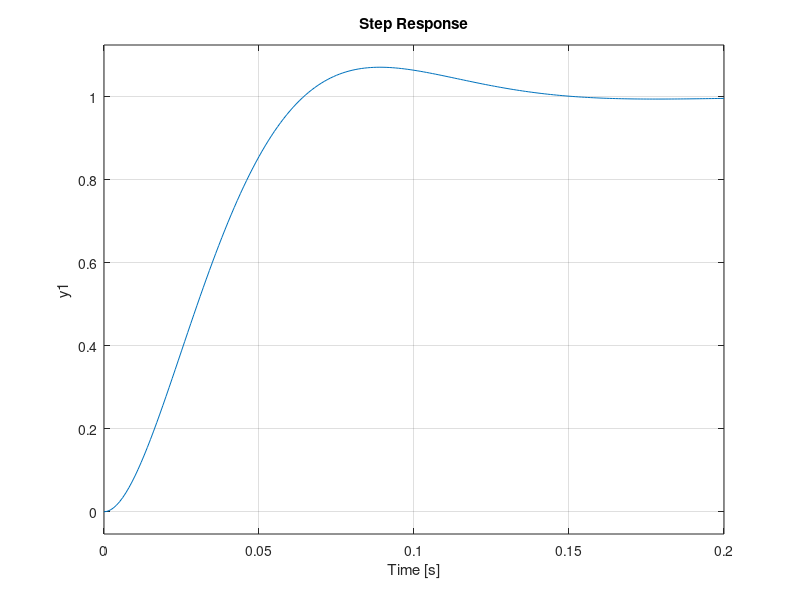

Reproduce this figure in MATLAB.
% % For a 1-radian step reference, the design criteria are given are the following.
% % Settling time less than 0.040 seconds
% % Overshoot less than 16%
% % No steady-state error, even in the presence of a step disturbance input


J = 3.2284E-6;
b = 3.5077E-6;
K = 0.0274;
Ke = 0.0274;
R = 4;
L = 2.75E-6;

s = tf('s');
P_motor = K/(s*((J*s+b)*(L*s+R)+K^2));

t = 0:0.001:0.2;
step(P_motor,t)
sys_cl = feedback(P_motor,1);
step(sys_cl,t)

% [Wn,zeta,poles] = damp(sys_cl);
% Mp = exp((-zeta(1)*pi)/sqrt(1-zeta(1)^2))
% Ts = 4/(zeta(1)*Wn(1))